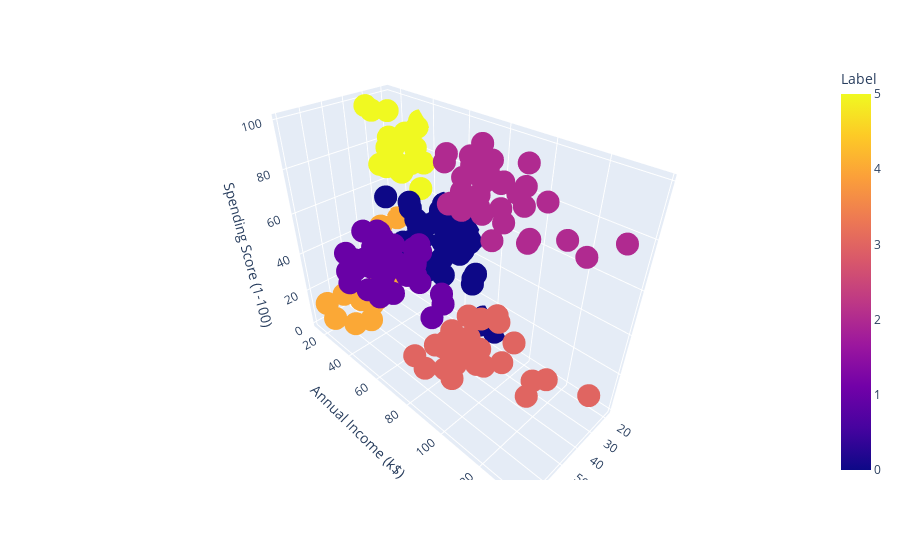

Source (notebook cell):
### Markdown cell above
Visualize the clusters

### Code cell
import plotly.express as px
fig = px.scatter_3d(data_frame=X, x='Age', y='Annual Income (k$)', z='Spending Score (1-100)', color='Label')
fig.show()

### Figure 1 — Plotly figure (JSON) as saved in the notebook; plotly's stock layout.template omitted (floating-point values rounded to 4 significant figures; data arrays with more than 128 entries replaced by an {"elided": "..."} marker saying what was removed)
{"data": [{"hovertemplate": "Age=%{x}<br>Annual Income (k$)=%{y}<br>Spending Score (1-100)=%{z}<br>Label=%{marker.color}<extra></extra>", "legendgroup": "", "marker": {"color": {"elided": "200 int values"}, "coloraxis": "coloraxis", "symbol": "circle"}, "mode": "markers", "name": "", "scene": "scene", "showlegend": false, "type": "scatter3d", "x": {"elided": "200 int values"}, "y": {"elided": "200 int values"}, "z": {"elided": "200 int values"}}], "layout": {"coloraxis": {"colorbar": {"title": {"text": "Label"}}, "colorscale": [[0, "#0d0887"], [0.1111, "#46039f"], [0.2222, "#7201a8"], [0.3333, "#9c179e"], [0.4444, "#bd3786"], [0.5556, "#d8576b"], [0.6667, "#ed7953"], [0.7778, "#fb9f3a"], [0.8889, "#fdca26"], [1, "#f0f921"]]}, "legend": {"tracegroupgap": 0}, "margin": {"t": 60}, "scene": {"domain": {"x": [0, 1], "y": [0, 1]}, "xaxis": {"title": {"text": "Age"}}, "yaxis": {"title": {"text": "Annual Income (k$)"}}, "zaxis": {"title": {"text": "Spending Score (1-100)"}}}}}
